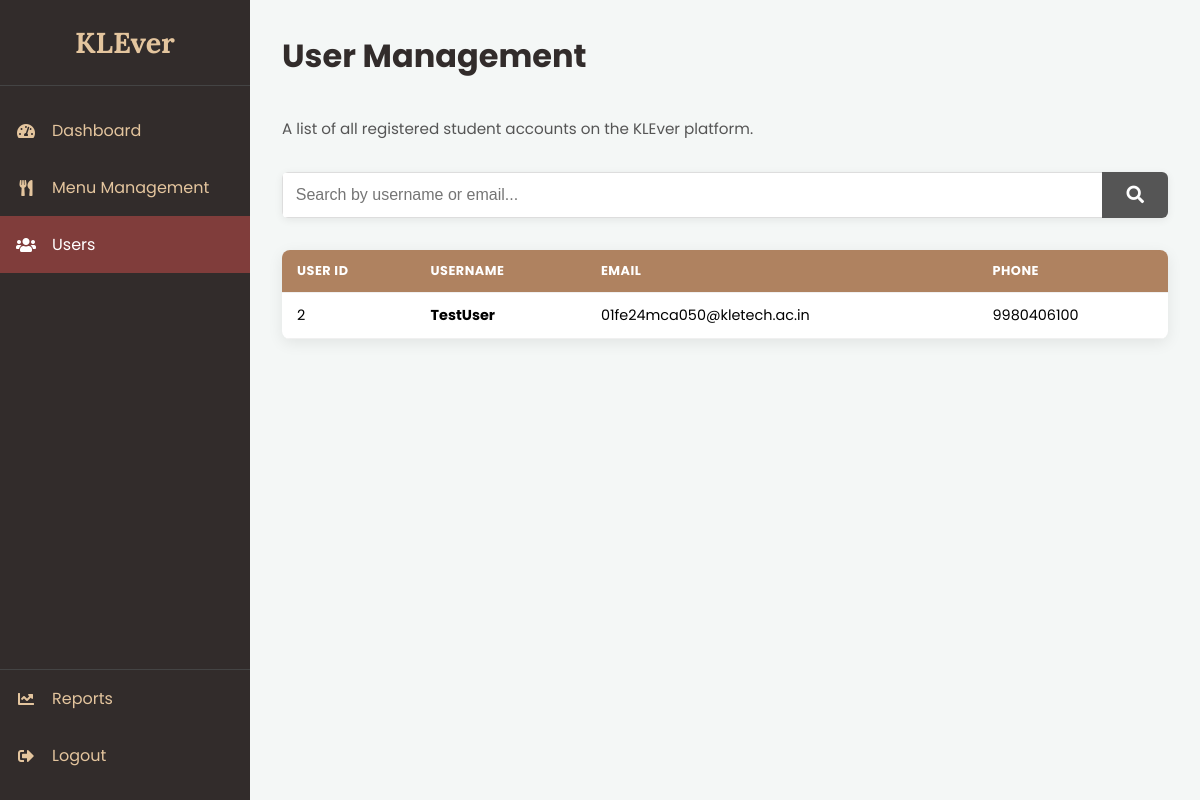
/admin_users.php (signed in), run on the app's committed database.
### tables this page shows
CREATE TABLE `user` (
  `id` int NOT NULL AUTO_INCREMENT,
  `username` varchar(255) NOT NULL,
  `password` varchar(255) NOT NULL,
  `email` varchar(255) NOT NULL,
  `phone` varchar(15) DEFAULT NULL,
  `type` int NOT NULL DEFAULT '0',
  PRIMARY KEY (`id`)
);

### admin_users.php (the view, shortened to what this page needs)
<?php
$conn = new mysqli('localhost', 'root', '', 'klever_db');
$query = "SELECT id, username, email, phone FROM user WHERE type != 1";
$search_term = '';
$query .= " ORDER BY id DESC";
$users_result = $conn->query($query);
?>
<!DOCTYPE html>
<html lang="en">
<head>
  <link rel="stylesheet" href="https://cdnjs.cloudflare.com/ajax/libs/font-awesome/5.15.4/css/all.min.css">
  <link rel="stylesheet" href="admin_dashboard_styles.css">
</head>
<body>
<div class="admin-wrapper">
    <?php
    include 'admin_sidebar.php';
    ?>
    <div class="main-content">
        <div class="header-bar">
            <h1>User Management</h1>
        </div>
        <p class="page-description">A list of all registered student accounts on the KLEver platform.</p>
        <form action="admin_users.php" method="GET" class="search-bar">
            <input type="text" name="search" placeholder="Search by username or email..." value="<?php echo htmlspecialchars($search_term); ?>">
            <button type="submit"><i class="fas fa-search"></i></button>
        </form>
        <table>
            <thead>
                <tr>
                    <th>User ID</th>
                    <th>Username</th>
                    <th>Email</th>
                    <th>Phone</th>
                </tr>
            </thead>
            <tbody>
                <?php if ($users_result && $users_result->num_rows > 0): ?>
                    <?php while($user = $users_result->fetch_assoc()): ?>
                    <tr>
                        <td><?php echo $user['id']; ?></td>
                        <td><strong><?php echo htmlspecialchars($user['username']); ?></strong></td>
                        <td><?php echo htmlspecialchars($user['email']); ?></td>
                        <td><?php echo htmlspecialchars($user['phone']); ?></td>
                    </tr>
                    <?php endwhile; ?>
                <?php endif; ?>
            </tbody>
        </table>
    </div>
</div>
</body>
</html>

### admin_dashboard_styles.css (style rules this page uses)
body { background-color: #f4f7f6; font-family: 'Poppins', sans-serif; margin: 0; }
.admin-wrapper { display: flex; }
.main-content { margin-left: 250px; flex-grow: 1; padding: 2rem; }
.main-content h1 { margin-top: 0; color: #322C2B; }
table { width: 100%; border-collapse: collapse; box-shadow: 0 4px 15px rgba(0,0,0,0.08); background: #fff; border-radius: 8px; overflow: hidden; font-size: 0.9rem; }
th, td { padding: 12px 15px; text-align: left; border-bottom: 1px solid #f0f0f0; }
th { background-color: #AF8260; color: white; text-transform: uppercase; font-size: 0.8rem; letter-spacing: 0.5px; }
.header-bar { display: flex; justify-content: space-between; align-items: center; margin-bottom: 1rem; }
.page-description { color: #555; margin-bottom: 2rem; font-size: 0.95rem; }

### admin_users.php (style rules this page uses)
.search-bar { margin-bottom: 2rem; display: flex; box-shadow: 0 2px 8px rgba(0,0,0,0.07); border-radius: 6px; overflow: hidden; }
.search-bar input { flex-grow: 1; border: 1px solid #ddd; padding: 0.8rem; font-size: 1rem; border-right: none; }
.search-bar button { border: none; background-color: #555; color: white; padding: 0 1.5rem; cursor: pointer; font-size: 1.1rem; }

### data on the page
user: id "2", username "TestUser", email "01fe24mca050@kletech.ac.in", phone "9980406100"
